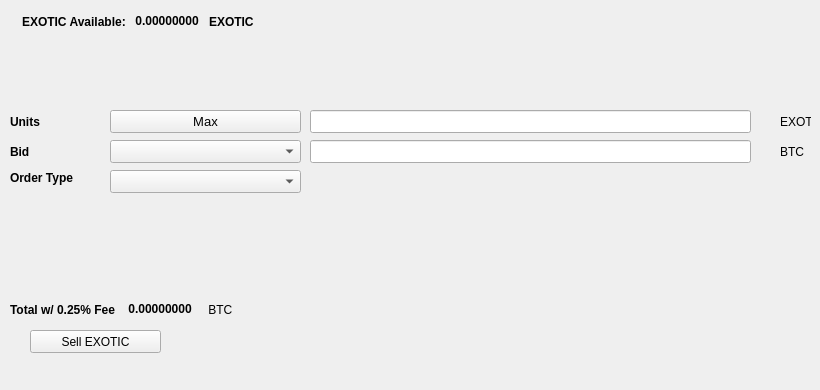
   <widget class="QWidget" name="SellTab">
    <attribute name="title">
     <string>Sell</string>
    </attribute>
    <widget class="QLabel" name="label_16">
     <property name="geometry">
      <rect>
       <x>780</x>
       <y>140</y>
       <width>31</width>
       <height>23</height>
      </rect>
     </property>
     <property name="text">
      <string>BTC</string>
     </property>
    </widget>
    <widget class="QComboBox" name="SellBidcomboBox">
     <property name="geometry">
      <rect>
       <x>110</x>
       <y>140</y>
       <width>191</width>
       <height>23</height>
      </rect>
     </property>
     <property name="font">
      <font>
       <pointsize>10</pointsize>
      </font>
     </property>
    </widget>
    <widget class="QLabel" name="label_18">
     <property name="geometry">
      <rect>
       <x>10</x>
       <y>110</y>
       <width>46</width>
       <height>23</height>
      </rect>
     </property>
     <property name="font">
      <font>
       <weight>75</weight>
       <bold>true</bold>
      </font>
     </property>
     <property name="text">
      <string>Units</string>
     </property>
    </widget>
    <widget class="QPushButton" name="Sell_Max_Amount">
     <property name="geometry">
      <rect>
       <x>110</x>
       <y>110</y>
       <width>191</width>
       <height>23</height>
      </rect>
     </property>
     <property name="font">
      <font>
       <pointsize>10</pointsize>
      </font>
     </property>
     <property name="text">
      <string>Max</string>
     </property>
    </widget>
    <widget class="QLabel" name="label_20">
     <property name="geometry">
      <rect>
       <x>10</x>
       <y>170</y>
       <width>91</width>
       <height>16</height>
      </rect>
     </property>
     <property name="font">
      <font>
       <weight>75</weight>
       <bold>true</bold>
      </font>
     </property>
     <property name="text">
      <string>Order Type</string>
     </property>
    </widget>
    <widget class="QComboBox" name="SellOrdertypeCombo">
     <property name="geometry">
      <rect>
       <x>110</x>
       <y>170</y>
       <width>191</width>
       <height>23</height>
      </rect>
     </property>
     <property name="font">
      <font>
       <pointsize>10</pointsize>
      </font>
     </property>
    </widget>
    <widget class="QLabel" name="label_21">
     <property name="geometry">
      <rect>
       <x>10</x>
       <y>140</y>
       <width>46</width>
       <height>23</height>
      </rect>
     </property>
     <property name="font">
      <font>
       <weight>75</weight>
       <bold>true</bold>
      </font>
     </property>
     <property name="text">
      <string>Bid</string>
     </property>
    </widget>
    <widget class="QLabel" name="label_22">
     <property name="geometry">
      <rect>
       <x>780</x>
       <y>110</y>
       <width>31</width>
       <height>23</height>
      </rect>
     </property>
     <property name="text">
      <string>EXOTIC</string>
     </property>
    </widget>
    <widget class="QLineEdit" name="UnitsInputEXOTIC">
     <property name="geometry">
      <rect>
       <x>310</x>
       <y>110</y>
       <width>441</width>
       <height>23</height>
      </rect>
     </property>
     <property name="font">
      <font>
       <pointsize>9</pointsize>
       <weight>75</weight>
       <bold>true</bold>
      </font>
     </property>
    </widget>
    <widget class="QLineEdit" name="SellBidPriceEdit">
     <property name="geometry">
      <rect>
       <x>310</x>
       <y>140</y>
       <width>441</width>
       <height>23</height>
      </rect>
     </property>
     <property name="font">
      <font>
       <pointsize>9</pointsize>
       <weight>75</weight>
       <bold>true</bold>
      </font>
     </property>
    </widget>
    <widget class="QPushButton" name="SellEXOTICBTN">
     <property name="geometry">
      <rect>
       <x>30</x>
       <y>330</y>
       <width>131</width>
       <height>23</height>
      </rect>
     </property>
     <property name="text">
      <string>Sell EXOTIC</string>
     </property>
     <property name="icon">
      <iconset resource="../exotic">
       <normaloff>:/icons/bitcoin</normaloff>:/icons/bitcoin</iconset>
     </property>
    </widget>
    <widget class="QWidget" name="layoutWidget3">
     <property name="geometry">
      <rect>
       <x>22</x>
       <y>12</y>
       <width>258</width>
       <height>19</height>
      </rect>
     </property>
     <layout class="QHBoxLayout" name="horizontalLayout">
      <item>
       <widget class="QLabel" name="label232_2">
        <property name="font">
         <font>
          <weight>75</weight>
          <bold>true</bold>
         </font>
        </property>
        <property name="text">
         <string>EXOTIC Available:</string>
        </property>
       </widget>
      </item>
      <item>
       <widget class="QLabel" name="EXOTICAvailableLabel">
        <property name="palette">
         <palette>
          <active>
           <colorrole role="WindowText">
            <brush brushstyle="SolidPattern">
             <color alpha="255">
              <red>0</red>
              <green>0</green>
              <blue>0</blue>
             </color>
            </brush>
           </colorrole>
           <colorrole role="Button">
            <brush brushstyle="SolidPattern">
             <color alpha="255">
              <red>0</red>
              <green>170</green>
              <blue>0</blue>
             </color>
            </brush>
           </colorrole>
           <colorrole role="Light">
            <brush brushstyle="SolidPattern">
             <color alpha="255">
              <red>0</red>
              <green>255</green>
              <blue>0</blue>
             </color>
            </brush>
           </colorrole>
           <colorrole role="Midlight">
            <brush brushstyle="SolidPattern">
             <color alpha="255">
              <red>0</red>
              <green>212</green>
              <blue>0</blue>
             </color>
            </brush>
           </colorrole>
           <colorrole role="Dark">
            <brush brushstyle="SolidPattern">
             <color alpha="255">
              <red>0</red>
              <green>85</green>
              <blue>0</blue>
             </color>
            </brush>
           </colorrole>
           <colorrole role="Mid">
            <brush brushstyle="SolidPattern">
             <color alpha="255">
              <red>0</red>
              <green>113</green>
              <blue>0</blue>
             </color>
            </brush>
           </colorrole>
           <colorrole role="Text">
            <brush brushstyle="SolidPattern">
             <color alpha="255">
              <red>0</red>
              <green>170</green>
              <blue>0</blue>
             </color>
            </brush>
           </colorrole>
           <colorrole role="BrightText">
            <brush brushstyle="SolidPattern">
             <color alpha="255">
              <red>255</red>
              <green>255</green>
              <blue>255</blue>
             </color>
            </brush>
           </colorrole>
           <colorrole role="ButtonText">
            <brush brushstyle="SolidPattern">
             <color alpha="255">
              <red>0</red>
              <green>0</green>
              <blue>0</blue>
             </color>
            </brush>
           </colorrole>
           <colorrole role="Base">
            <brush brushstyle="SolidPattern">
             <color alpha="255">
              <red>255</red>
              <green>255</green>
              <blue>255</blue>
             </color>
            </brush>
           </colorrole>
           <colorrole role="Window">
            <brush brushstyle="SolidPattern">
             <color alpha="255">
              <red>0</red>
              <green>170</green>
              <blue>0</blue>
             </color>
            </brush>
           </colorrole>
           <colorrole role="Shadow">
            <brush brushstyle="SolidPattern">
             <color alpha="255">
              <red>0</red>
              <green>0</green>
              <blue>0</blue>
             </color>
            </brush>
           </colorrole>
           <colorrole role="AlternateBase">
            <brush brushstyle="SolidPattern">
             <color alpha="255">
              <red>127</red>
              <green>212</green>
              <blue>127</blue>
             </color>
            </brush>
           </colorrole>
           <colorrole role="ToolTipBase">
            <brush brushstyle="SolidPattern">
             <color alpha="255">
              <red>255</red>
              <green>255</green>
              <blue>220</blue>
             </color>
            </brush>
           </colorrole>
           <colorrole role="ToolTipText">
            <brush brushstyle="SolidPattern">
             <color alpha="255">
              <red>0</red>
              <green>0</green>
              <blue>0</blue>
             </color>
            </brush>
           </colorrole>
          </active>
          <inactive>
           <colorrole role="WindowText">
            <brush brushstyle="SolidPattern">
             <color alpha="255">
              <red>0</red>
              <green>0</green>
              <blue>0</blue>
             </color>
            </brush>
           </colorrole>
           <colorrole role="Button">
            <brush brushstyle="SolidPattern">
             <color alpha="255">
              <red>0</red>
              <green>170</green>
              <blue>0</blue>
             </color>
            </brush>
           </colorrole>
           <colorrole role="Light">
            <brush brushstyle="SolidPattern">
             <color alpha="255">
              <red>0</red>
              <green>255</green>
              <blue>0</blue>
             </color>
            </brush>
           </colorrole>
           <colorrole role="Midlight">
            <brush brushstyle="SolidPattern">
             <color alpha="255">
              <red>0</red>
              <green>212</green>
              <blue>0</blue>
             </color>
            </brush>
           </colorrole>
           <colorrole role="Dark">
            <brush brushstyle="SolidPattern">
             <color alpha="255">
              <red>0</red>
              <green>85</green>
              <blue>0</blue>
             </color>
            </brush>
           </colorrole>
           <colorrole role="Mid">
            <brush brushstyle="SolidPattern">
             <color alpha="255">
              <red>0</red>
              <green>113</green>
              <blue>0</blue>
             </color>
            </brush>
           </colorrole>
           <colorrole role="Text">
            <brush brushstyle="SolidPattern">
             <color alpha="255">
              <red>0</red>
              <green>170</green>
              <blue>0</blue>
             </color>
            </brush>
           </colorrole>
           <colorrole role="BrightText">
            <brush brushstyle="SolidPattern">
             <color alpha="255">
              <red>255</red>
              <green>255</green>
              <blue>255</blue>
             </color>
            </brush>
           </colorrole>
           <colorrole role="ButtonText">
            <brush brushstyle="SolidPattern">
             <color alpha="255">
              <red>0</red>
              <green>0</green>
              <blue>0</blue>
             </color>
            </brush>
           </colorrole>
           <colorrole role="Base">
            <brush brushstyle="SolidPattern">
             <color alpha="255">
              <red>255</red>
              <green>255</green>
              <blue>255</blue>
             </color>
            </brush>
           </colorrole>
           <colorrole role="Window">
            <brush brushstyle="SolidPattern">
             <color alpha="255">
              <red>0</red>
              <green>170</green>
              <blue>0</blue>
             </color>
            </brush>
           </colorrole>
           <colorrole role="Shadow">
            <brush brushstyle="SolidPattern">
             <color alpha="255">
              <red>0</red>
              <green>0</green>
              <blue>0</blue>
             </color>
            </brush>
           </colorrole>
           <colorrole role="AlternateBase">
            <brush brushstyle="SolidPattern">
             <color alpha="255">
              <red>127</red>
              <green>212</green>
              <blue>127</blue>
             </color>
            </brush>
           </colorrole>
           <colorrole role="ToolTipBase">
            <brush brushstyle="SolidPattern">
             <color alpha="255">
              <red>255</red>
              <green>255</green>
              <blue>220</blue>
             </color>
            </brush>
           </colorrole>
           <colorrole role="ToolTipText">
            <brush brushstyle="SolidPattern">
             <color alpha="255">
              <red>0</red>
              <green>0</green>
              <blue>0</blue>
             </color>
            </brush>
           </colorrole>
          </inactive>
          <disabled>
           <colorrole role="WindowText">
            <brush brushstyle="SolidPattern">
             <color alpha="255">
              <red>0</red>
              <green>85</green>
              <blue>0</blue>
             </color>
            </brush>
           </colorrole>
           <colorrole role="Button">
            <brush brushstyle="SolidPattern">
             <color alpha="255">
              <red>0</red>
              <green>170</green>
              <blue>0</blue>
             </color>
            </brush>
           </colorrole>
           <colorrole role="Light">
            <brush brushstyle="SolidPattern">
             <color alpha="255">
              <red>0</red>
              <green>255</green>
              <blue>0</blue>
             </color>
            </brush>
           </colorrole>
           <colorrole role="Midlight">
            <brush brushstyle="SolidPattern">
             <color alpha="255">
              <red>0</red>
              <green>212</green>
              <blue>0</blue>
             </color>
            </brush>
           </colorrole>
           <colorrole role="Dark">
            <brush brushstyle="SolidPattern">
             <color alpha="255">
              <red>0</red>
              <green>85</green>
              <blue>0</blue>
             </color>
            </brush>
           </colorrole>
           <colorrole role="Mid">
            <brush brushstyle="SolidPattern">
             <color alpha="255">
              <red>0</red>
              <green>113</green>
              <blue>0</blue>
             </color>
            </brush>
           </colorrole>
           <colorrole role="Text">
            <brush brushstyle="SolidPattern">
             <color alpha="255">
              <red>0</red>
              <green>85</green>
              <blue>0</blue>
             </color>
            </brush>
           </colorrole>
           <colorrole role="BrightText">
            <brush brushstyle="SolidPattern">
             <color alpha="255">
              <red>255</red>
              <green>255</green>
              <blue>255</blue>
             </color>
            </brush>
           </colorrole>
           <colorrole role="ButtonText">
            <brush brushstyle="SolidPattern">
             <color alpha="255">
              <red>0</red>
              <green>85</green>
              <blue>0</blue>
             </color>
            </brush>
           </colorrole>
           <colorrole role="Base">
            <brush brushstyle="SolidPattern">
             <color alpha="255">
              <red>0</red>
              <green>170</green>
              <blue>0</blue>
             </color>
            </brush>
           </colorrole>
           <colorrole role="Window">
            <brush brushstyle="SolidPattern">
             <color alpha="255">
              <red>0</red>
              <green>170</green>
              <blue>0</blue>
             </color>
            </brush>
           </colorrole>
           <colorrole role="Shadow">
            <brush brushstyle="SolidPattern">
             <color alpha="255">
              <red>0</red>
              <green>0</green>
              <blue>0</blue>
             </color>
            </brush>
           </colorrole>
           <colorrole role="AlternateBase">
            <brush brushstyle="SolidPattern">
             <color alpha="255">
              <red>0</red>
              <green>170</green>
              <blue>0</blue>
             </color>
            </brush>
           </colorrole>
           <colorrole role="ToolTipBase">
            <brush brushstyle="SolidPattern">
             <color alpha="255">
              <red>255</red>
              <green>255</green>
              <blue>220</blue>
             </color>
            </brush>
           </colorrole>
           <colorrole role="ToolTipText">
            <brush brushstyle="SolidPattern">
             <color alpha="255">
              <red>0</red>
              <green>0</green>
              <blue>0</blue>
             </color>
            </brush>
           </colorrole>
          </disabled>
         </palette>
        </property>
        <property name="font">
         <font>
          <weight>75</weight>
          <bold>true</bold>
         </font>
        </property>
        <property name="text">
         <string> 0.00000000 </string>
        </property>
        <property name="textInteractionFlags">
         <set>Qt::LinksAccessibleByMouse|Qt::TextSelectableByKeyboard|Qt::TextSelectableByMouse</set>
        </property>
       </widget>
      </item>
      <item>
       <widget class="QLabel" name="labelEXOTIC">
        <property name="font">
         <font>
          <weight>75</weight>
          <bold>true</bold>
         </font>
        </property>
        <property name="text">
         <string>EXOTIC</string>
        </property>
       </widget>
      </item>
     </layout>
    </widget>
    <widget class="QWidget" name="layoutWidget">
     <property name="geometry">
      <rect>
       <x>10</x>
       <y>300</y>
       <width>268</width>
       <height>19</height>
      </rect>
     </property>
     <layout class="QHBoxLayout" name="horizontalLayout_2">
      <item>
       <widget class="QLabel" name="label_19">
        <property name="font">
         <font>
          <weight>75</weight>
          <bold>true</bold>
         </font>
        </property>
        <property name="text">
         <string>Total w/ 0.25% Fee </string>
        </property>
       </widget>
      </item>
      <item>
       <widget class="QLabel" name="SellCostLabel">
        <property name="palette">
         <palette>
          <active>
           <colorrole role="WindowText">
            <brush brushstyle="SolidPattern">
             <color alpha="255">
              <red>0</red>
              <green>0</green>
              <blue>0</blue>
             </color>
            </brush>
           </colorrole>
           <colorrole role="Button">
            <brush brushstyle="SolidPattern">
             <color alpha="255">
              <red>0</red>
              <green>170</green>
              <blue>0</blue>
             </color>
            </brush>
           </colorrole>
           <colorrole role="Light">
            <brush brushstyle="SolidPattern">
             <color alpha="255">
              <red>0</red>
              <green>255</green>
              <blue>0</blue>
             </color>
            </brush>
           </colorrole>
           <colorrole role="Midlight">
            <brush brushstyle="SolidPattern">
             <color alpha="255">
              <red>0</red>
              <green>212</green>
              <blue>0</blue>
             </color>
            </brush>
           </colorrole>
           <colorrole role="Dark">
            <brush brushstyle="SolidPattern">
             <color alpha="255">
              <red>0</red>
              <green>85</green>
              <blue>0</blue>
             </color>
            </brush>
           </colorrole>
           <colorrole role="Mid">
            <brush brushstyle="SolidPattern">
             <color alpha="255">
              <red>0</red>
              <green>113</green>
              <blue>0</blue>
             </color>
            </brush>
           </colorrole>
           <colorrole role="Text">
            <brush brushstyle="SolidPattern">
             <color alpha="255">
              <red>0</red>
              <green>170</green>
              <blue>0</blue>
             </color>
            </brush>
           </colorrole>
           <colorrole role="BrightText">
            <brush brushstyle="SolidPattern">
             <color alpha="255">
              <red>255</red>
              <green>255</green>
              <blue>255</blue>
             </color>
            </brush>
           </colorrole>
           <colorrole role="ButtonText">
            <brush brushstyle="SolidPattern">
             <color alpha="255">
              <red>0</red>
              <green>0</green>
              <blue>0</blue>
             </color>
            </brush>
           </colorrole>
           <colorrole role="Base">
            <brush brushstyle="SolidPattern">
             <color alpha="255">
              <red>255</red>
              <green>255</green>
              <blue>255</blue>
             </color>
            </brush>
           </colorrole>
           <colorrole role="Window">
            <brush brushstyle="SolidPattern">
             <color alpha="255">
              <red>0</red>
              <green>170</green>
              <blue>0</blue>
             </color>
            </brush>
           </colorrole>
           <colorrole role="Shadow">
            <brush brushstyle="SolidPattern">
             <color alpha="255">
              <red>0</red>
              <green>0</green>
              <blue>0</blue>
             </color>
            </brush>
           </colorrole>
           <colorrole role="AlternateBase">
            <brush brushstyle="SolidPattern">
             <color alpha="255">
              <red>127</red>
              <green>212</green>
              <blue>127</blue>
             </color>
            </brush>
           </colorrole>
           <colorrole role="ToolTipBase">
            <brush brushstyle="SolidPattern">
             <color alpha="255">
              <red>255</red>
              <green>255</green>
              <blue>220</blue>
             </color>
            </brush>
           </colorrole>
           <colorrole role="ToolTipText">
            <brush brushstyle="SolidPattern">
             <color alpha="255">
              <red>0</red>
              <green>0</green>
              <blue>0</blue>
             </color>
            </brush>
           </colorrole>
          </active>
          <inactive>
           <colorrole role="WindowText">
            <brush brushstyle="SolidPattern">
             <color alpha="255">
              <red>0</red>
              <green>0</green>
              <blue>0</blue>
             </color>
            </brush>
           </colorrole>
           <colorrole role="Button">
            <brush brushstyle="SolidPattern">
             <color alpha="255">
              <red>0</red>
              <green>170</green>
              <blue>0</blue>
             </color>
            </brush>
           </colorrole>
           <colorrole role="Light">
            <brush brushstyle="SolidPattern">
             <color alpha="255">
              <red>0</red>
              <green>255</green>
              <blue>0</blue>
             </color>
            </brush>
           </colorrole>
           <colorrole role="Midlight">
            <brush brushstyle="SolidPattern">
             <color alpha="255">
              <red>0</red>
              <green>212</green>
              <blue>0</blue>
             </color>
            </brush>
           </colorrole>
           <colorrole role="Dark">
            <brush brushstyle="SolidPattern">
             <color alpha="255">
              <red>0</red>
              <green>85</green>
              <blue>0</blue>
             </color>
            </brush>
           </colorrole>
           <colorrole role="Mid">
            <brush brushstyle="SolidPattern">
             <color alpha="255">
              <red>0</red>
              <green>113</green>
              <blue>0</blue>
             </color>
            </brush>
           </colorrole>
           <colorrole role="Text">
            <brush brushstyle="SolidPattern">
             <color alpha="255">
              <red>0</red>
              <green>170</green>
              <blue>0</blue>
             </color>
            </brush>
           </colorrole>
           <colorrole role="BrightText">
            <brush brushstyle="SolidPattern">
             <color alpha="255">
              <red>255</red>
              <green>255</green>
              <blue>255</blue>
             </color>
            </brush>
           </colorrole>
           <colorrole role="ButtonText">
            <brush brushstyle="SolidPattern">
             <color alpha="255">
              <red>0</red>
              <green>0</green>
              <blue>0</blue>
             </color>
            </brush>
           </colorrole>
           <colorrole role="Base">
            <brush brushstyle="SolidPattern">
             <color alpha="255">
              <red>255</red>
              <green>255</green>
              <blue>255</blue>
             </color>
            </brush>
           </colorrole>
           <colorrole role="Window">
            <brush brushstyle="SolidPattern">
             <color alpha="255">
              <red>0</red>
              <green>170</green>
              <blue>0</blue>
             </color>
            </brush>
           </colorrole>
           <colorrole role="Shadow">
            <brush brushstyle="SolidPattern">
             <color alpha="255">
              <red>0</red>
              <green>0</green>
              <blue>0</blue>
             </color>
            </brush>
           </colorrole>
           <colorrole role="AlternateBase">
            <brush brushstyle="SolidPattern">
             <color alpha="255">
              <red>127</red>
              <green>212</green>
              <blue>127</blue>
             </color>
            </brush>
           </colorrole>
           <colorrole role="ToolTipBase">
            <brush brushstyle="SolidPattern">
             <color alpha="255">
              <red>255</red>
              <green>255</green>
              <blue>220</blue>
             </color>
            </brush>
           </colorrole>
           <colorrole role="ToolTipText">
            <brush brushstyle="SolidPattern">
             <color alpha="255">
              <red>0</red>
              <green>0</green>
              <blue>0</blue>
             </color>
            </brush>
           </colorrole>
          </inactive>
          <disabled>
           <colorrole role="WindowText">
            <brush brushstyle="SolidPattern">
             <color alpha="255">
              <red>0</red>
              <green>85</green>
              <blue>0</blue>
             </color>
            </brush>
           </colorrole>
           <colorrole role="Button">
            <brush brushstyle="SolidPattern">
             <color alpha="255">
              <red>0</red>
              <green>170</green>
              <blue>0</blue>
             </color>
            </brush>
           </colorrole>
           <colorrole role="Light">
            <brush brushstyle="SolidPattern">
             <color alpha="255">
              <red>0</red>
              <green>255</green>
              <blue>0</blue>
             </color>
            </brush>
           </colorrole>
           <colorrole role="Midlight">
            <brush brushstyle="SolidPattern">
             <color alpha="255">
              <red>0</red>
              <green>212</green>
              <blue>0</blue>
             </color>
            </brush>
           </colorrole>
           <colorrole role="Dark">
            <brush brushstyle="SolidPattern">
             <color alpha="255">
              <red>0</red>
              <green>85</green>
              <blue>0</blue>
             </color>
            </brush>
           </colorrole>
           <colorrole role="Mid">
            <brush brushstyle="SolidPattern">
             <color alpha="255">
              <red>0</red>
              <green>113</green>
              <blue>0</blue>
             </color>
            </brush>
           </colorrole>
           <colorrole role="Text">
            <brush brushstyle="SolidPattern">
             <color alpha="255">
              <red>0</red>
              <green>85</green>
              <blue>0</blue>
             </color>
            </brush>
           </colorrole>
           <colorrole role="BrightText">
            <brush brushstyle="SolidPattern">
             <color alpha="255">
              <red>255</red>
              <green>255</green>
              <blue>255</blue>
             </color>
            </brush>
           </colorrole>
           <colorrole role="ButtonText">
            <brush brushstyle="SolidPattern">
             <color alpha="255">
              <red>0</red>
              <green>85</green>
              <blue>0</blue>
             </color>
            </brush>
           </colorrole>
           <colorrole role="Base">
            <brush brushstyle="SolidPattern">
             <color alpha="255">
              <red>0</red>
              <green>170</green>
              <blue>0</blue>
             </color>
            </brush>
           </colorrole>
           <colorrole role="Window">
            <brush brushstyle="SolidPattern">
             <color alpha="255">
              <red>0</red>
              <green>170</green>
              <blue>0</blue>
             </color>
            </brush>
           </colorrole>
           <colorrole role="Shadow">
            <brush brushstyle="SolidPattern">
             <color alpha="255">
              <red>0</red>
              <green>0</green>
              <blue>0</blue>
             </color>
            </brush>
           </colorrole>
           <colorrole role="AlternateBase">
            <brush brushstyle="SolidPattern">
             <color alpha="255">
              <red>0</red>
              <green>170</green>
              <blue>0</blue>
             </color>
            </brush>
           </colorrole>
           <colorrole role="ToolTipBase">
            <brush brushstyle="SolidPattern">
             <color alpha="255">
              <red>255</red>
              <green>255</green>
              <blue>220</blue>
             </color>
            </brush>
           </colorrole>
           <colorrole role="ToolTipText">
            <brush brushstyle="SolidPattern">
             <color alpha="255">
              <red>0</red>
              <green>0</green>
              <blue>0</blue>
             </color>
            </brush>
           </colorrole>
          </disabled>
         </palette>
        </property>
        <property name="font">
         <font>
          <weight>75</weight>
          <bold>true</bold>
         </font>
        </property>
        <property name="autoFillBackground">
         <bool>false</bool>
        </property>
        <property name="text">
         <string> 0.00000000</string>
        </property>
        <property name="textInteractionFlags">
         <set>Qt::LinksAccessibleByMouse|Qt::TextSelectableByMouse</set>
        </property>
       </widget>
      </item>
      <item>
       <widget class="QLabel" name="label_17">
        <property name="font">
         <font>
          <weight>50</weight>
          <bold>false</bold>
         </font>
        </property>
        <property name="text">
         <string> BTC</string>
        </property>
       </widget>
      </item>
     </layout>
    </widget>
    <widget class="QLabel" name="label_23">
     <property name="geometry">
      <rect>
       <x>460</x>
       <y>300</y>
       <width>281</width>
       <height>81</height>
      </rect>
     </property>
     <property name="text">
      <string/>
     </property>
     <property name="pixmap">
      <pixmap>:/images/bittrex</pixmap>
     </property>
    </widget>
   </widget>
